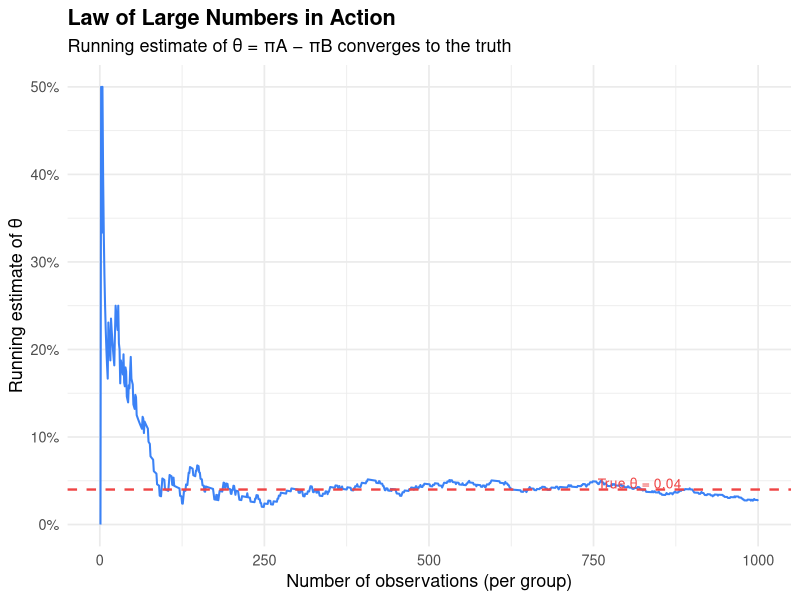
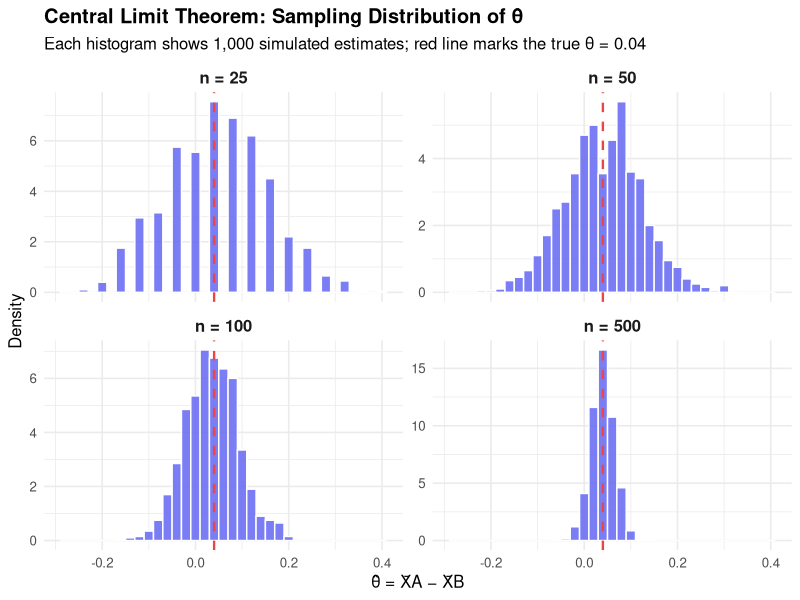

Source code (R) for these figures, in order:
## ---- chunk 1
.libPaths(c("~/R/library", .libPaths()))
library(ggplot2)
library(dplyr)
library(broom)
set.seed(42)
## ---- chunk 2
set.seed(42)

pi_A <- 0.22
pi_B <- 0.18
n    <- 1000

draws_A <- rbinom(n, 1, pi_A)
draws_B <- rbinom(n, 1, pi_B)

cat("Sample proportion A:", round(mean(draws_A), 4), "\n")
cat("Sample proportion B:", round(mean(draws_B), 4), "\n")
cat("Estimated difference:", round(mean(draws_A) - mean(draws_B), 4), "\n")
## ---- chunk 3
diffs      <- draws_A - draws_B
cumulative <- cumsum(diffs) / seq_along(diffs)

lln_df <- data.frame(n = seq_along(cumulative), est = cumulative)

ggplot(lln_df, aes(x = n, y = est)) +
  geom_line(color = "#3B82F6", linewidth = 0.7) +
  geom_hline(yintercept = 0.04, linetype = "dashed",
             color = "#EF4444", linewidth = 0.8) +
  annotate("text", x = 820, y = 0.047,
           label = "True θ = 0.04", color = "#EF4444", size = 3.5) +
  scale_y_continuous(labels = scales::percent_format(accuracy = 1)) +
  labs(
    title    = "Law of Large Numbers in Action",
    subtitle = "Running estimate of θ = πA − πB converges to the truth",
    x        = "Number of observations (per group)",
    y        = "Running estimate of θ"
  ) +
  theme_minimal(base_size = 13) +
  theme(plot.title = element_text(face = "bold"))
## ---- chunk 4
B           <- 1000
boot_thetas <- numeric(B)

for (b in 1:B) {
  samp_A         <- sample(draws_A, n, replace = TRUE)
  samp_B         <- sample(draws_B, n, replace = TRUE)
  boot_thetas[b] <- mean(samp_A) - mean(samp_B)
}

boot_se <- sd(boot_thetas)

# Analytical SE
pi_hat_A    <- mean(draws_A)
pi_hat_B    <- mean(draws_B)
analytic_se <- sqrt(pi_hat_A * (1 - pi_hat_A) / n +
                    pi_hat_B * (1 - pi_hat_B) / n)

# 95% CI
theta_hat <- pi_hat_A - pi_hat_B
ci_lo <- theta_hat - 1.96 * boot_se
ci_hi <- theta_hat + 1.96 * boot_se
## ---- chunk 5
se_df <- data.frame(
  Method        = c("Bootstrap", "Analytical"),
  `Std. Error`  = c(round(boot_se, 5), round(analytic_se, 5))
)
knitr::kable(se_df, caption = "Standard Error Comparison", align = "lr")
## ---- chunk 6
sample_sizes <- c(25, 50, 100, 500)
reps         <- 1000

clt_list <- lapply(sample_sizes, function(s) {
  thetas <- replicate(reps, {
    mean(rbinom(s, 1, pi_A)) - mean(rbinom(s, 1, pi_B))
  })
  data.frame(n = s, theta_hat = thetas,
             n_label = paste0("n = ", s))
})
clt_data <- do.call(rbind, clt_list)
clt_data$n_label <- factor(clt_data$n_label,
                            levels = paste0("n = ", sample_sizes))

ggplot(clt_data, aes(x = theta_hat)) +
  geom_histogram(aes(y = after_stat(density)),
                 bins = 35, fill = "#6366F1",
                 color = "white", alpha = 0.85) +
  geom_vline(xintercept = 0.04, color = "#EF4444",
             linetype = "dashed", linewidth = 0.8) +
  facet_wrap(~n_label, scales = "free_y") +
  labs(
    title    = "Central Limit Theorem: Sampling Distribution of θ̂",
    subtitle = "Each histogram shows 1,000 simulated estimates; red line marks the true θ = 0.04",
    x        = "θ̂ = X̄A − X̄B",
    y        = "Density"
  ) +
  theme_minimal(base_size = 12) +
  theme(
    plot.title = element_text(face = "bold"),
    strip.text = element_text(face = "bold", size = 12)
  )
## ---- chunk 7
z_stat  <- theta_hat / analytic_se
p_value <- 2 * (1 - pnorm(abs(z_stat)))
## ---- chunk 8
hyp_df <- data.frame(
  Statistic = c("Estimated θ", "Standard Error", "z-statistic", "p-value"),
  Value     = c(round(theta_hat, 4), round(analytic_se, 4),
                round(z_stat, 3), formatC(p_value, format = "g", digits = 3))
)
knitr::kable(hyp_df, caption = "Hypothesis Test Results (H₀: θ = 0)", align = "lr")
## ---- chunk 9
reg_data <- data.frame(
  Y = c(draws_A, draws_B),
  D = c(rep(1, n), rep(0, n))
)

fit <- lm(Y ~ D, data = reg_data)
## ---- chunk 10
reg_df <- tidy(fit) |>
  filter(term == "D") |>
  transmute(
    Term          = "D (CTA A indicator)",
    Estimate      = round(estimate, 4),
    `Std. Error`  = round(std.error, 4),
    `t-statistic` = round(statistic, 3),
    `p-value`     = formatC(p.value, format = "g", digits = 3)
  )
knitr::kable(reg_df, caption = "Regression: Y ~ D", align = "lrrrr")
## ---- chunk 11
set.seed(123)
n_sims  <- 10000
peek_ns <- seq(100, 1000, by = 100)
pi_null <- 0.20

false_positives <- replicate(n_sims, {
  A <- rbinom(1000, 1, pi_null)
  B <- rbinom(1000, 1, pi_null)

  any(sapply(peek_ns, function(k) {
    th <- mean(A[1:k]) - mean(B[1:k])
    se <- sqrt(mean(A[1:k]) * (1 - mean(A[1:k])) / k +
               mean(B[1:k]) * (1 - mean(B[1:k])) / k)
    if (se == 0) return(FALSE)
    2 * (1 - pnorm(abs(th / se))) < 0.05
  }))
})

empirical_fpr <- mean(false_positives)
## ---- chunk 12
peek_df <- data.frame(
  Scenario              = c("Single test (α = 0.05)", "Peeking 10 times"),
  `False Positive Rate` = c("5.0%", paste0(round(empirical_fpr * 100, 1), "%"))
)
knitr::kable(peek_df, caption = "The Cost of Peeking (H₀ true: πA = πB = 0.20)",
             align = "lr")
